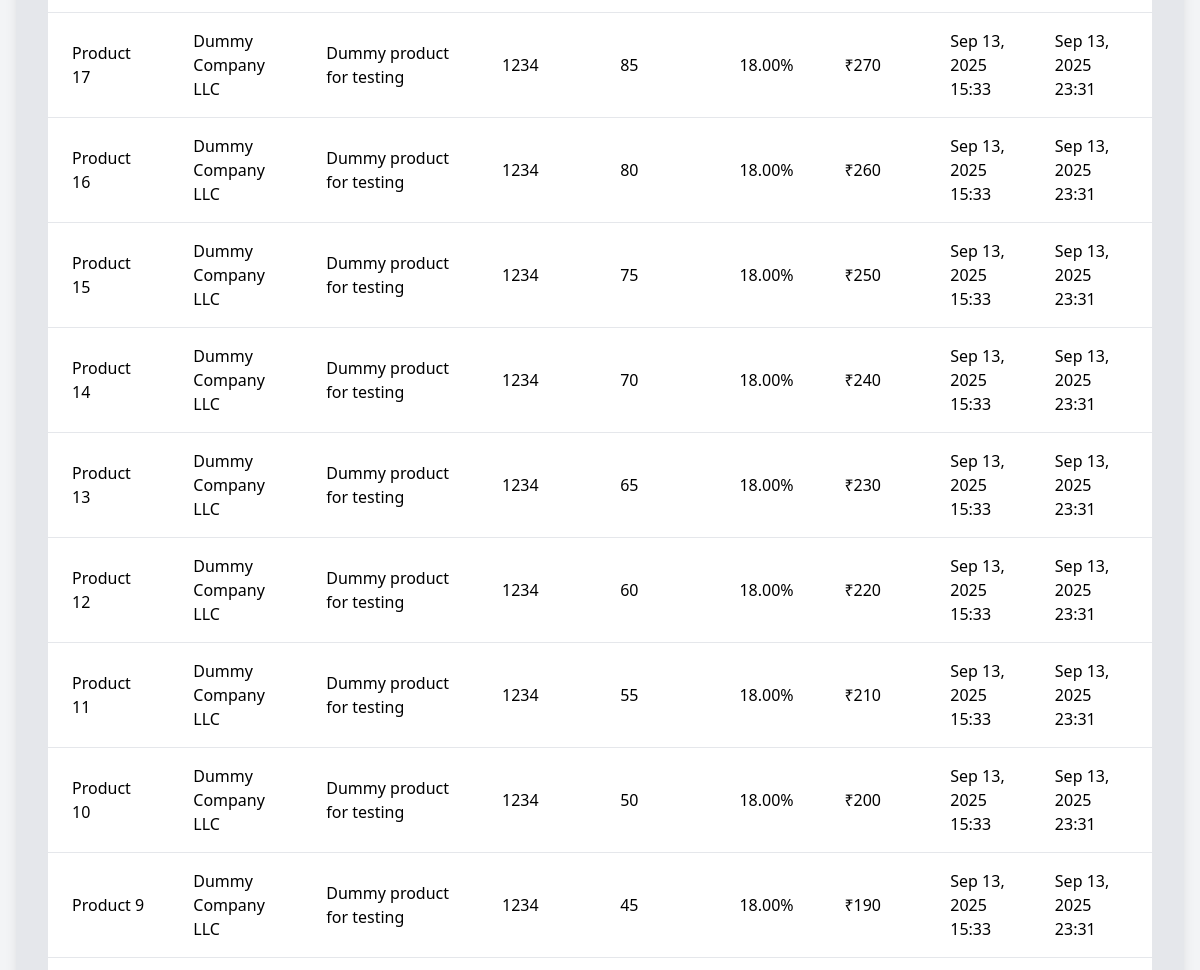
The app's page /stocks/ (middle part), older data.
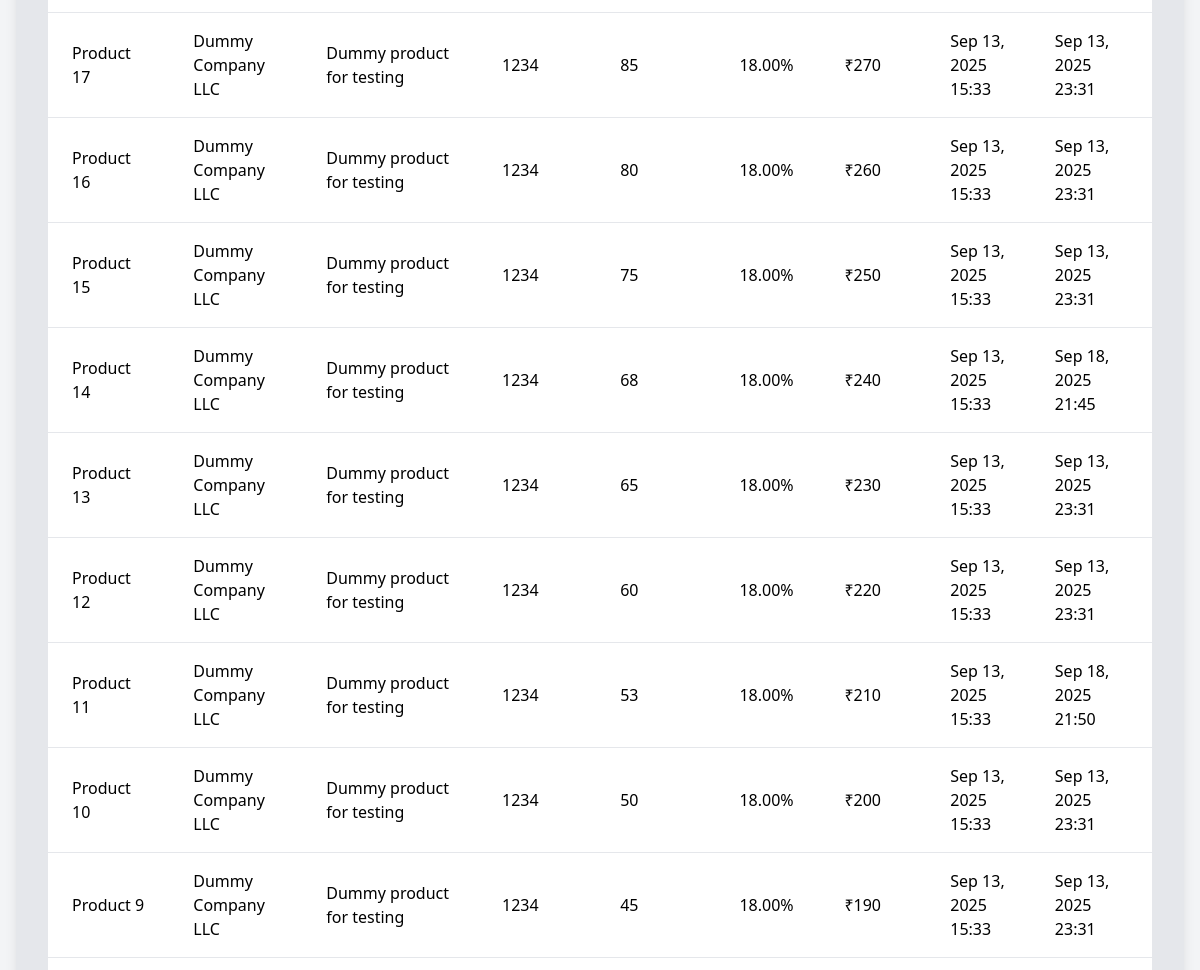
The same page, newer data.
### stockMang/models.py (models this page shows, shortened)
class Product(models.Model):
    name = models.CharField(max_length=200)
    description = models.TextField(blank=True, null=True)
    hsn_code = models.CharField(max_length=8, blank=True, null=True)
    stock_quantity = models.PositiveIntegerField(default=0)
    tax_rate = models.DecimalField(max_digits=4, decimal_places=2, default=18.00)
    selling_price = models.IntegerField(default=0,blank=True)
    created_at = models.DateTimeField(auto_now_add=True)
    updated_at = models.DateTimeField(auto_now=True)
    dealer = models.CharField(max_length=200, blank=True, null=True)

### stockMang/views.py (the view)
# urls.py: path('', views.stock, name='stock'),
def stock(request):
    Products = Product.objects.all().order_by('-created_at')
    return render(request, 'stockMang/stockPage.html', {'products': Products})

### stockMang/templates/stockMang/stockPage.html (shortened to what this page needs)
{% extends 'main/layout.html' %}
{% block content %}
<div class="min-h-screen bg-gray-100 flex items-center justify-center p-4">
    <div class="bg-gray-200 w-full max-w-7xl h-[90vh] p-8 rounded-xl shadow-lg flex flex-col">
        <div class="flex-1 overflow-y-auto no-scrollbar rounded-2xl">
            <table class="min-w-full bg-white rounded-lg shadow-md overflow-hidden">
                <tbody class="divide-y divide-gray-200">
                    {% for product in products %}
                    <tr class="hover:bg-gray-50 transition duration-200 cursor-pointer"
                    onclick="window.location='{% url 'stockMang:editStock' product.id %}'">
                        <td class="py-4 px-6 font-medium">{{ product.name }}</td>
                        <td class="py-4 px-6">
                            {% if product.dealer %}
                                {{ product.dealer }}
                            {% else %}
                                <span class="text-gray-400 italic">No Dealer</span>
                            {% endif %}
                        </td>
                        <td class="py-4 px-6">{{ product.description|default:"-" }}</td>
                        <td class="py-4 px-6">{{ product.hsn_code|default:"-" }}</td>
                        <td class="py-4 px-6">{{ product.stock_quantity }}</td>
                        <td class="py-4 px-6">{{ product.tax_rate }}%</td>
                        <td class="py-4 px-6">₹{{ product.selling_price }}</td>
                        <td class="py-4 px-6">{{ product.created_at|date:"M d, Y H:i" }}</td>
                        <td class="py-4 px-6">{{ product.updated_at|date:"M d, Y H:i" }}</td>
                    </tr>
                    {% empty %}
                    <tr>
                        <td colspan="9" class="text-center py-10 px-6 text-gray-500">
                            <p>No products found in your inventory.</p>
                        </td>
                    </tr>
                    {% endfor %}
                </tbody>
            </table>
        </div>
    </div>
</div>
{% endblock %}

Row changes from the older to the newer data that the page shows:
changed Product "Product 14": stock_quantity "70" → "68"; updated_at "Sep 13, 2025 23:31" → "Sep 18, 2025 21:45"
changed Product "Product 11": stock_quantity "55" → "53"; updated_at "Sep 13, 2025 23:31" → "Sep 18, 2025 21:50"
